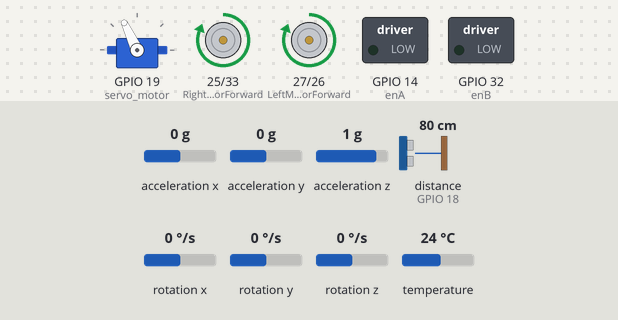
The sketch below on a simulated ESP32. On the bench: servo, motor-driver pin pairs drawn as motors (green arrow = first pin HIGH = forward, orange = second pin HIGH = backward, longer = more drive), switched loads named in the sketch (green lamp = pin HIGH). Inputs (shaded band) come from the test bench; at power-on: distance to the obstacle (sensor on GPIO 18) 80 cm, acceleration x 0 g, acceleration y 0 g, acceleration z 1 g, rotation x 0 °/s, rotation y 0 °/s, rotation z 0 °/s, temperature 24 °C. The echo pulse lasts 58.3 µs per cm; WiFi joins after 1.5 s; servers stay silent unless stated; what the sketch prints to the serial monitor is not drawn.

Above: at 4.4 s.
4.5 s: distance to the obstacle (sensor on GPIO 18) set to 17 cm
6.0 s: distance to the obstacle (sensor on GPIO 18) set to 14 cm
At 6.15 s:
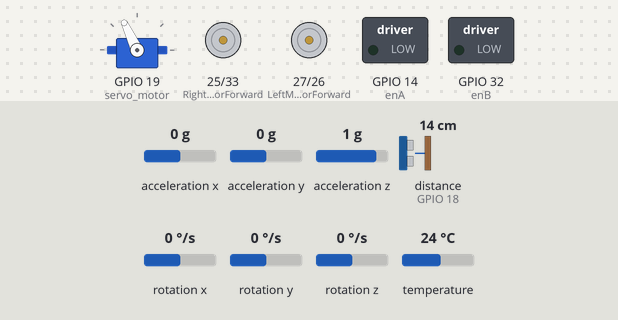
At 7.06 s:
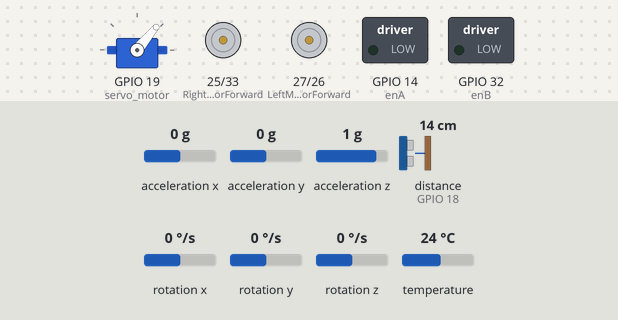
Timing chart, 0 to 15.0 s (numbered marks = the images above; inputs shaded):
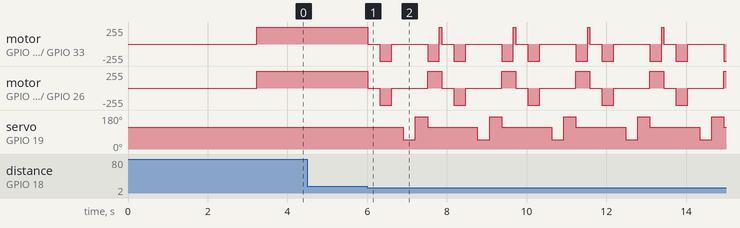

Measured:
- the behaviour switches between 16 and 15 cm on distance to the obstacle (sensor on GPIO 18) (found by bisection; images 0 and 1)
- after the input at 4.5 s, every drawn part: stays the same

The sketch:

iot_autonomous_rover.ino
```cpp
#include <WiFi.h>
#include <WebServer.h>
#include <Wire.h>
#include <Adafruit_Sensor.h>
#include <Adafruit_MPU6050.h>
#include <DHT.h>
#include <NewPing.h>
#include <ESP32Servo.h>

// WiFi credentials
const char* ssid = "*****"; //place your wifi name
const char* password = "*****"; //place youe wifi password

WebServer server(80);
Adafruit_MPU6050 mpu;
DHT dht(13, DHT11);
Servo servo_motor;

// Motor pins
const int LeftMotorForward = 27;
const int LeftMotorBackward = 26;
const int RightMotorForward = 25;
const int RightMotorBackward = 33;
const int enA = 14;
const int enB = 32;

// Ultrasonic sensor pins
#define trig_pin 5
#define echo_pin 18
#define maximum_distance 200
NewPing sonar(trig_pin, echo_pin, maximum_distance);

// Variables
float ax, ay, az, vx = 0, vy = 0, vz = 0;
float temperature = 0, humidity = 0;
int distance = 0;
unsigned long prevTime = 0;
boolean goesForward = false;
float ax_offset = 0, ay_offset = 0;

void setup() {
  Serial.begin(115200);
  WiFi.begin(ssid, password);
  while (WiFi.status() != WL_CONNECTED) {
    delay(1000);
    Serial.println("Connecting to WiFi...");
  }
  Serial.println("Connected to WiFi");
  Serial.print("IP Address: ");
  Serial.println(WiFi.localIP());

  server.on("/", handleRoot);
  server.on("/data", handleData);

  server.begin();

  Wire.begin();
  mpu.begin();
  dht.begin();
  servo_motor.attach(19);
  servo_motor.write(115);
  float ax_sum = 0, ay_sum = 0, az_sum = 0;
  for (int i = 0; i < 100; i++) {
    sensors_event_t a, g, temp;
    mpu.getEvent(&a, &g, &temp);
    ax_sum += a.acceleration.x;
    ay_sum += a.acceleration.y;
    az_sum += a.acceleration.z;
    delay(10);
  }
  ax_offset = ax_sum / 100.0;
  ay_offset = ay_sum / 100.0;

  pinMode(LeftMotorForward, OUTPUT);
  pinMode(LeftMotorBackward, OUTPUT);
  pinMode(RightMotorForward, OUTPUT);
  pinMode(RightMotorBackward, OUTPUT);
  pinMode(enA, OUTPUT);
  pinMode(enB, OUTPUT);
}
void loop() {
  server.handleClient();
  distance = sonar.ping_cm();
  getMPUData();
  updateVelocity();
  handleObstacleAvoidance();
  delay(50);
}

void handleObstacleAvoidance() {
  if (distance <= 15) {
    moveStop();
    delay(300);
    moveBackward();
    delay(300);
    moveStop();
    delay(300);

    int distanceRight = lookRight();
    int distanceLeft = lookLeft();

    if (distanceRight >= distanceLeft) {
      turnRight();
      moveForward();
    } else {
      turnLeft();
      moveForward();
    }
  } else {
    moveForward();
  }
}
void moveForward() {
  digitalWrite(LeftMotorForward, HIGH);
  digitalWrite(RightMotorForward, HIGH);
  digitalWrite(LeftMotorBackward, LOW);
  digitalWrite(RightMotorBackward, LOW);
}

void moveBackward() {
  digitalWrite(LeftMotorBackward, HIGH);
  digitalWrite(RightMotorBackward, HIGH);
  digitalWrite(LeftMotorForward, LOW);
  digitalWrite(RightMotorForward, LOW);
}

void turnRight() {
  digitalWrite(LeftMotorForward, HIGH);
  digitalWrite(RightMotorBackward, HIGH);
  delay(300);
}

void turnLeft() {
  digitalWrite(RightMotorForward, HIGH);
  digitalWrite(LeftMotorBackward, HIGH);
  delay(300);
}

void moveStop() {
  digitalWrite(LeftMotorForward, LOW);
  digitalWrite(RightMotorForward, LOW);
  digitalWrite(LeftMotorBackward, LOW);
  digitalWrite(RightMotorBackward, LOW);
}
int lookRight() {
  servo_motor.write(50);
  delay(300);
  int dist = sonar.ping_cm();
  servo_motor.write(115);
  return dist;
}
int lookLeft() {
  servo_motor.write(170);
  delay(300);
  int dist = sonar.ping_cm();
  servo_motor.write(115);
  return dist;
}
void getMPUData() {
  sensors_event_t a, g, temp;
  mpu.getEvent(&a, &g, &temp);
  ax = a.acceleration.x - ax_offset;
  ay = a.acceleration.y - ay_offset;
  az = a.acceleration.z;
}

void updateVelocity() {
  unsigned long currentTime = millis();
  float deltaTime = (currentTime - prevTime) / 1000.0;
  prevTime = currentTime;

  if (abs(ax) > 0.1) vx += ax * deltaTime;
  if (abs(ay) > 0.1) vy += ay * deltaTime;
  if (abs(az) > 0.1) vz += az * deltaTime;
}
void handleData() {
  String data = "{";
  data += "\"distance\": " + String(distance) + ",";
  data += "\"temperature\": " + String(dht.readTemperature()) + ",";
  data += "\"humidity\": " + String(dht.readHumidity()) + ",";
  data += "\"vx\": " + String(vx) + ",";
  data += "\"vy\": " + String(vy) + ",";
  data += "\"vz\": " + String(vz) + ",";
  data += "\"ax\": " + String(ax) + ",";
  data += "\"ay\": " + String(ay) + ",";
  data += "\"az\": " + String(az);
  data += "}";
  server.send(200, "application/json", data);
}

void handleRoot() {
String page = "<html><body style='background-color:#2b2b2b; color:white; font-family:sans-serif;'>";
  page += "<div style='background-color:#d0312d; padding: 15px; text-align: center; margin-bottom: 20px;'>";
  page += "<h1>Rover Monitor</h1>";
  page += "</div>";
  page += "<div style='margin-bottom: 8px;'><span style='background-color: #d0312d; color: white; padding: 5px 10px; border-radius: 5px; display: inline-block; min-width: 120px;'>Distance:</span> <span id='distance'>0</span> cm</div>";
  page += "<div style='margin-bottom: 8px;'><span style='background-color: #d0312d; color: white; padding: 5px 10px; border-radius: 5px; display: inline-block; min-width: 120px;'>Temperature:</span> <span id='temperature'>0</span> &deg;C</div>";
  page += "<div style='margin-bottom: 8px;'><span style='background-color: #d0312d; color: white; padding: 5px 10px; border-radius: 5px; display: inline-block; min-width: 120px;'>Humidity:</span> <span id='humidity'>0</span> %</div>";
  page += "<button onclick='toggleDetails()'>Toggle Details</button><div id='details' style='display:none;'>";
  page += "<div style='margin-bottom: 8px;'><span style='display: inline-block; min-width: 120px; background-color: #d0312d; color: white; padding: 5px 10px; border-radius: 5px;'>Velocity X:</span> <span id='vx'>0</span> m/s</div>";
  page += "<div style='margin-bottom: 8px;'><span style='display: inline-block; min-width: 120px; background-color: #d0312d; color: white; padding: 5px 10px; border-radius: 5px;'>Velocity Y:</span> <span id='vy'>0</span> m/s</div>";
  page += "<div style='margin-bottom: 16px;'><span style='display: inline-block; min-width: 120px; background-color: #d0312d; color: white; padding: 5px 10px; border-radius: 5px;'>Velocity Z:</span> <span id='vz'>0</span> m/s</div>";
  page += "<div style='margin-bottom: 8px;'><span style='display: inline-block; min-width: 120px; background-color: #d0312d; color: white; padding: 5px 10px; border-radius: 5px;'>Acceleration X:</span> <span id='ax'>0</span> m/s&sup2;</div>";
  page += "<div style='margin-bottom: 8px;'><span style='display: inline-block; min-width: 120px; background-color: #d0312d; color: white; padding: 5px 10px; border-radius: 5px;'>Acceleration Y:</span> <span id='ay'>0</span> m/s&sup2;</div>";
  page += "<div style='margin-bottom: 8px;'><span style='display: inline-block; min-width: 120px; background-color: #d0312d; color: white; padding: 5px 10px; border-radius: 5px;'>Acceleration Z:</span> <span id='az'>0</span> m/s&sup2;</div>";
  page += "</div>";
  page += "<canvas id='chart' width='400' height='200'></canvas>";
  page += "<script src='https://cdn.jsdelivr.net/npm/chart.js'></script>";
  page += "<script>";
  page += "function toggleDetails() {";
  page += "  var details = document.getElementById('details');";
  page += "  details.style.display = (details.style.display === 'none') ? 'block' : 'none';";
  page += "}";
  page += "var ctx = document.getElementById('chart').getContext('2d');";
  page += "var chart = new Chart(ctx, { type: 'line', data: { labels: [], datasets: [";
  page += "{ label: 'Velocity X', data: [], borderColor: 'red', fill: false },";
  page += "{ label: 'Velocity Y', data: [], borderColor: 'blue', fill: false },";
  page += "{ label: 'Velocity Z', data: [], borderColor: 'green', fill: false },";
  page += "{ label: 'Acceleration X', data: [], borderColor: 'orange', fill: false },";
  page += "{ label: 'Acceleration Y', data: [], borderColor: 'purple', fill: false },";
  page += "{ label: 'Acceleration Z', data: [], borderColor: 'yellow', fill: false }";
  page += "] }, options: { scales: { y: { min: -50, max: 100 } } } });";

  page += "setInterval(function() { fetch('/data').then(res => res.json()).then(data => {";
  page += "var currentTime = new Date().toLocaleTimeString();";
  page += "chart.data.labels.push(currentTime);";
  page += "chart.data.datasets[0].data.push(data.vx);";
  page += "chart.data.datasets[1].data.push(data.vy);";
  page += "chart.data.datasets[2].data.push(data.vz);";
  page += "chart.data.datasets[3].data.push(data.ax);";
  page += "chart.data.datasets[4].data.push(data.ay);";
  page += "chart.data.datasets[5].data.push(data.az);";

  page += "document.getElementById('distance').innerText = data.distance;";
  page += "document.getElementById('temperature').innerText = data.temperature;";
  page += "document.getElementById('humidity').innerText = data.humidity;";
  page += "document.getElementById('vx').innerText = data.vx.toFixed(2);";
  page += "document.getElementById('vy').innerText = data.vy.toFixed(2);";
  page += "document.getElementById('vz').innerText = data.vz.toFixed(2);";
  page += "document.getElementById('ax').innerText = data.ax.toFixed(2);";
  page += "document.getElementById('ay').innerText = data.ay.toFixed(2);";
  page += "document.getElementById('az').innerText = data.az.toFixed(2);";

  page += "if (chart.data.labels.length > 20) { chart.data.labels.shift(); chart.data.datasets.forEach(dataset => dataset.data.shift()); }";
  page += "chart.update();";
  page += "}); }, 2000);";

  page += "</script></body></html>";
  server.send(200, "text/html", page);
}
```
